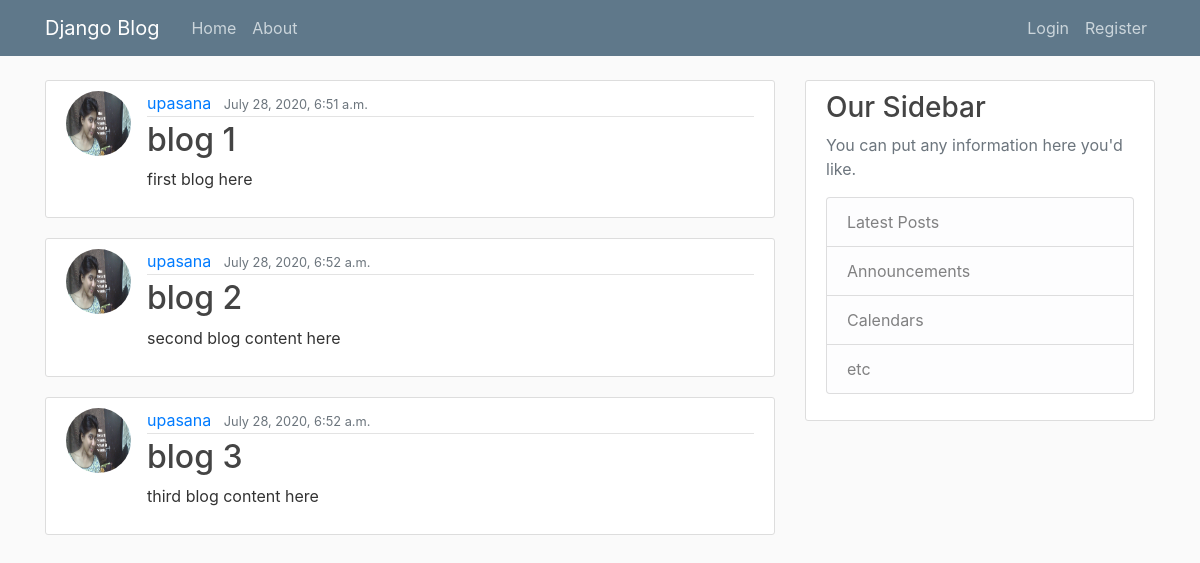
The page / on the database its author committed.
### blog/models.py (models this page shows, shortened)
class Post(models.Model):
    title = models.CharField(max_length=100)
    content = models.TextField()
    date_posted = models.DateTimeField(default=timezone.now)
    author = models.ForeignKey(User, on_delete=models.CASCADE)

### users/models.py (models this page shows, shortened)
class Profile(models.Model):
    user = models.OneToOneField(User, on_delete=models.CASCADE)
    pimage = models.ImageField(default="default.jpg", upload_to='profilt_pics')

### blog/views.py (the view)
# urls.py: path('', views.home, name='home'),
def home(request):
    context = {
        'posts': Post.objects.all()
    }
    return render(request, 'blog/home.html', context)

### blog/templates/blog/home.html
{% extends "blog/base.html" %}
{% block content %}
   {% for post in posts %}
       <article class="media content-section">
           <img class="rounded-circle article-img" src="{{ post.author.profile.pimage.url }}">
            <div class="media-body">
            <div class="article-metadata">
                <a class="mr-2" href="#">{{ post.author }}</a>
                <small class="text-muted">{{ post.date_posted }}</small>
            </div>
                <h2><a class="article-title" href="#">{{ post.title }}</a></h2>
                <p class="article-content">{{ post.content }}</p>
          </div>
       </article>
   {% endfor %}
{% endblock content%}

### blog/templates/blog/base.html (shortened to what this page needs)
{% load static %}
<!DOCTYPE html>
<html>
<head>
    <link rel="stylesheet" href="https://maxcdn.bootstrapcdn.com/bootstrap/4.0.0/css/bootstrap.min.css">
    <link rel="stylesheet" type="text/css" href="{% static 'blog/main.css' %}">
</head>
<body>
    <header class="site-header">
      <nav class="navbar navbar-expand-md navbar-dark bg-steel fixed-top">
        <div class="container">
          <a class="navbar-brand mr-4" href="{% url 'home' %}">Django Blog</a>
          <div class="collapse navbar-collapse" id="navbarToggle">
            <div class="navbar-nav mr-auto">
              <a class="nav-item nav-link" href="{% url 'home' %}">Home</a>
              <a class="nav-item nav-link" href="{% url 'about' %}">About</a>
            </div>
            <div class="navbar-nav">
              {% if user.is_authenticated %}
                    <a class="nav-item nav-link" href="{% url 'profile' %}">PROFILE</a>
                    <a class="nav-item nav-link" href="{% url 'logout' %}">Logout</a>
              {% else%}
                    <a class="nav-item nav-link" href="{% url 'login' %}">Login</a>
                    <a class="nav-item nav-link" href="{% url 'register' %}">Register</a>
              {% endif %}
            </div>
          </div>
        </div>
      </nav>
    </header>
    <main role="main" class="container">
      <div class="row">
        <div class="col-md-8">
            {% block content %}{% endblock %}
        </div>
        <div class="col-md-4">
          <div class="content-section">
            <h3>Our Sidebar</h3>
            <p class='text-muted'>You can put any information here you'd like.
              <ul class="list-group">
                <li class="list-group-item list-group-item-light">Latest Posts</li>
                <li class="list-group-item list-group-item-light">Announcements</li>
                <li class="list-group-item list-group-item-light">Calendars</li>
                <li class="list-group-item list-group-item-light">etc</li>
              </ul>
            </p>
          </div>
        </div>
      </div>
    </main>
</body>
</html>

### blog/static/blog/main.css (style rules this page uses)
body { background: #fafafa; color: #333333; margin-top: 5rem; }
h1, h2, h3, h4, h5, h6 { color: #444444; }
ul { margin: 0; }
.bg-steel { background-color: #5f788a; }
.site-header .navbar-nav .nav-link { color: #cbd5db; }
.content-section { background: #ffffff; padding: 10px 20px; border: 1px solid #dddddd; border-radius: 3px; margin-bottom: 20px; }
.article-title { color: #444444; }
.article-content { white-space: pre-line; }
.article-img { height: 65px; width: 65px; margin-right: 16px; }
.article-metadata { padding-bottom: 1px; margin-bottom: 4px; border-bottom: 1px solid #e3e3e3 }

### rows shown on the page
Post: author.profile.pimage (picture), author "upasana", date_posted "July 28, 2020, 6:51 a.m.", title "blog 1", content "first blog here"
Post: author.profile.pimage (picture), author "upasana", date_posted "July 28, 2020, 6:52 a.m.", title "blog 2", content "second blog content here"
Post: author.profile.pimage (picture), author "upasana", date_posted "July 28, 2020, 6:52 a.m.", title "blog 3", content "third blog content here"
